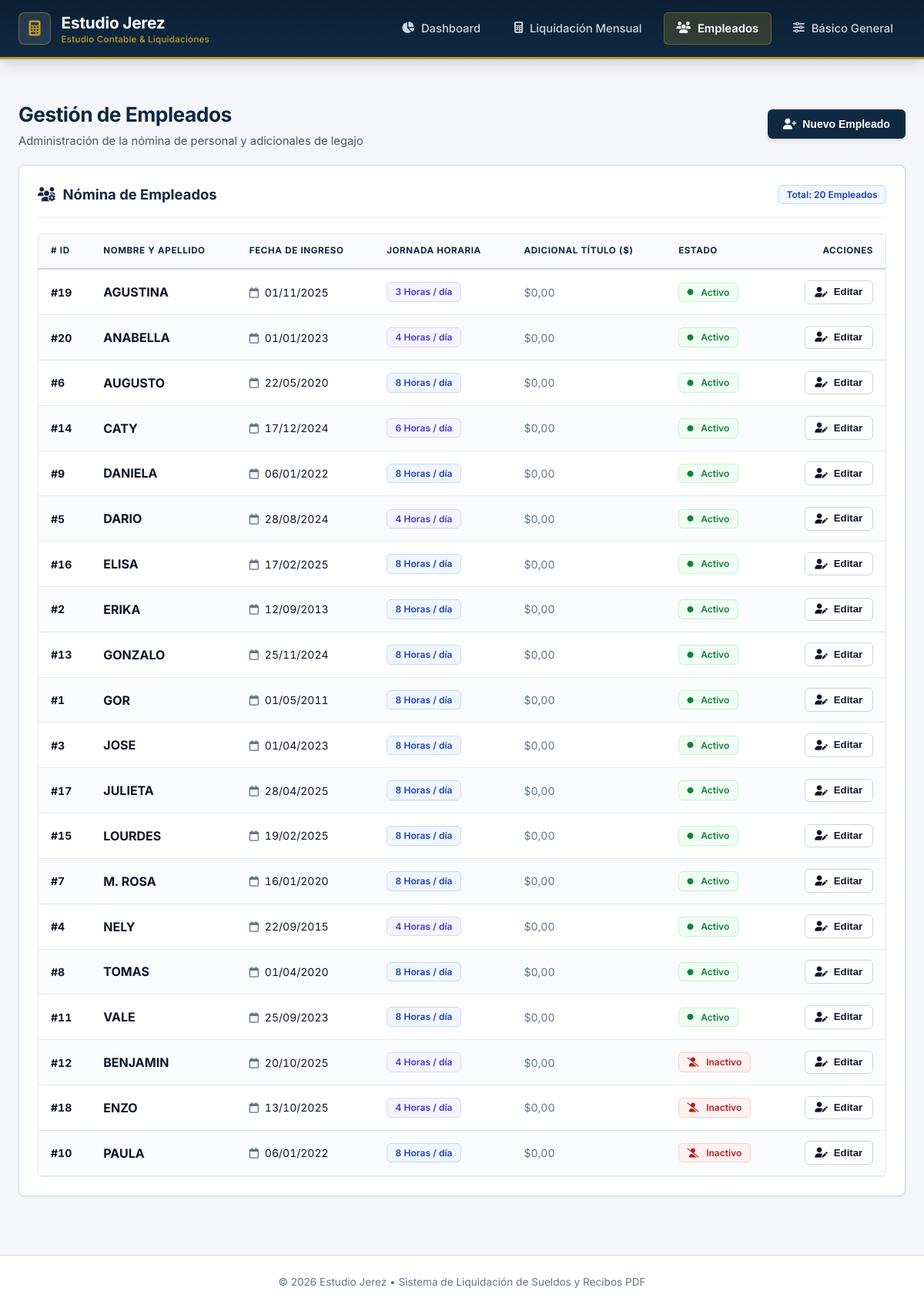
Before: /empleados.php with the older database file.
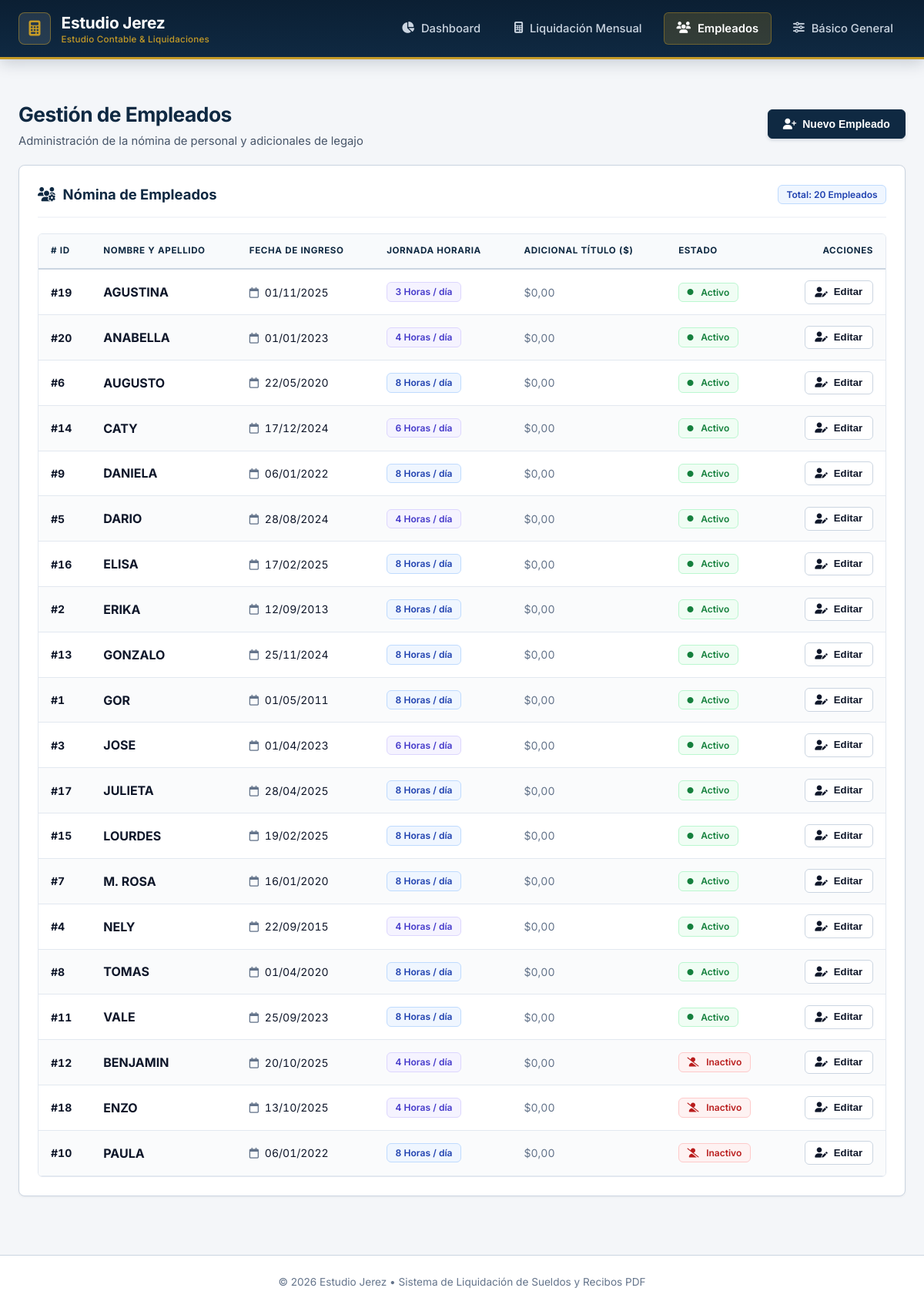
After: the same page with the newer database file.
### tables this page shows
CREATE TABLE empleados (
    id INTEGER PRIMARY KEY AUTOINCREMENT,
    nombre TEXT NOT NULL,
    fecha_ingreso TEXT NOT NULL,
    horas_diarias INTEGER NOT NULL DEFAULT 8,
    activo INTEGER NOT NULL DEFAULT 1
, adicional_titulo REAL NOT NULL DEFAULT 0);

### empleados.php (the view, shortened to what this page needs)
<?php
$pdo = Database::getConnection();
$stmt = $pdo->query("SELECT * FROM empleados ORDER BY activo DESC, nombre ASC");
$empleados = $stmt->fetchAll();
include __DIR__ . '/includes/header.php';
?>
<div class="page-header">
    <div>
        <h1 class="page-title">Gestión de Empleados</h1>
        <p class="page-subtitle">Administración de la nómina de personal y adicionales de legajo</p>
    </div>
    <button class="btn btn-primary" onclick="document.getElementById('modalCrear').style.display='flex'">
        <i class="fa-solid fa-user-plus"></i> Nuevo Empleado
    </button>
</div>
<div class="card">
    <div class="card-header">
        <h2 class="card-title">
            <i class="fa-solid fa-users-gear" style="color: var(--accent-navy);"></i>
            Nómina de Empleados
        </h2>
        <span class="badge badge-blue">Total: <?= count($empleados) ?> Empleados</span>
    </div>
    <div class="table-responsive">
        <table class="table">
            <thead>
                <tr>
                    <th># ID</th>
                    <th>Nombre y Apellido</th>
                    <th>Fecha de Ingreso</th>
                    <th>Jornada Horaria</th>
                    <th>Adicional Título ($)</th>
                    <th>Estado</th>
                    <th style="text-align: right;">Acciones</th>
                </tr>
            </thead>
            <tbody>
                <?php foreach ($empleados as $emp): ?>
                    <tr>
                        <td><strong>#<?= $emp['id'] ?></strong></td>
                        <td>
                            <strong style="font-size: 1rem;"><?= htmlspecialchars($emp['nombre']) ?></strong>
                        </td>
                        <td>
                            <i class="fa-regular fa-calendar" style="color: var(--text-muted); margin-right: 0.25rem;"></i>
                            <?= date('d/m/Y', strtotime($emp['fecha_ingreso'])) ?>
                        </td>
                        <td>
                            <span class="badge <?= $emp['horas_diarias'] == 8 ? 'badge-blue' : 'badge-purple' ?>">
                                <?= $emp['horas_diarias'] ?> Horas / día
                            </span>
                        </td>
                        <td>
                            <?php if (!empty($emp['adicional_titulo']) && $emp['adicional_titulo'] > 0): ?>
                                <span class="badge badge-purple">
                                    <i class="fa-solid fa-graduation-cap"></i> $<?= number_format($emp['adicional_titulo'], 2, ',', '.') ?>
                                </span>
                            <?php else: ?>
                                <span style="color: var(--text-muted);">$0,00</span>
                            <?php endif; ?>
                        </td>
                        <td>
                            <?php if ($emp['activo']): ?>
                                <span class="badge badge-emerald"><i class="fa-solid fa-circle" style="font-size: 0.5rem; margin-right: 0.25rem;"></i> Activo</span>
                            <?php else: ?>
                                <span class="badge badge-rose"><i class="fa-solid fa-user-slash" style="font-size: 0.75rem; margin-right: 0.25rem;"></i> Inactivo</span>
                            <?php endif; ?>
                        </td>
                        <td style="text-align: right;">
                            <button class="btn btn-secondary btn-sm" onclick='editarEmpleado(<?= json_encode($emp) ?>)'>
                                <i class="fa-solid fa-user-pen"></i> Editar
                            </button>
                        </td>
                    </tr>
                <?php endforeach; ?>
            </tbody>
        </table>
    </div>
</div>
<?php include __DIR__ . '/includes/footer.php'; ?>

### includes/header.php (shortened to what this page needs)
<!DOCTYPE html>
<html lang="es">
<head>
    <link rel="stylesheet" href="assets/css/style.css">
    <link rel="stylesheet" href="https://cdnjs.cloudflare.com/ajax/libs/font-awesome/6.4.0/css/all.min.css">
</head>
<body>
    <nav class="navbar">
        <div class="container nav-wrapper">
            <a href="index.php" class="brand-logo">
                <div class="logo-icon">
                    <i class="fa-solid fa-calculator"></i>
                </div>
                <div>
                    <span>Estudio Jerez</span>
                    <span style="font-size: 0.725rem; display: block; color: var(--accent-gold); font-weight: 500; margin-top: -2px; letter-spacing: 0.02em;">Estudio Contable & Liquidaciones</span>
                </div>
            </a>
            <ul class="nav-links">
                <li>
                    <a href="index.php" class="nav-link <?= basename($_SERVER['PHP_SELF']) == 'index.php' ? 'active' : '' ?>">
                        <i class="fa-solid fa-chart-pie"></i> Dashboard
                    </a>
                </li>
                <li>
                    <a href="liquidaciones.php" class="nav-link <?= basename($_SERVER['PHP_SELF']) == 'liquidaciones.php' ? 'active' : '' ?>">
                        <i class="fa-solid fa-calculator"></i> Liquidación Mensual
                    </a>
                </li>
                <li>
                    <a href="empleados.php" class="nav-link <?= basename($_SERVER['PHP_SELF']) == 'empleados.php' ? 'active' : '' ?>">
                        <i class="fa-solid fa-users"></i> Empleados
                    </a>
                </li>
                <li>
                    <a href="configuracion.php" class="nav-link <?= basename($_SERVER['PHP_SELF']) == 'configuracion.php' ? 'active' : '' ?>">
                        <i class="fa-solid fa-sliders"></i> Básico General
                    </a>
                </li>
            </ul>
        </div>
    </nav>
    <main class="container" style="padding-top: 1.5rem; padding-bottom: 3rem;">

### includes/footer.php (shortened to what this page needs)
    </main>
    <footer class="footer">
        <div class="container">
            <p>&copy; <?= date('Y') ?> Estudio Jerez &bull; Sistema de Liquidación de Sueldos y Recibos PDF</p>
        </div>
    </footer>
</body>
</html>

Changed rows visible on the page:
changed empleados "JOSE": horas_diarias "8" → "6"
